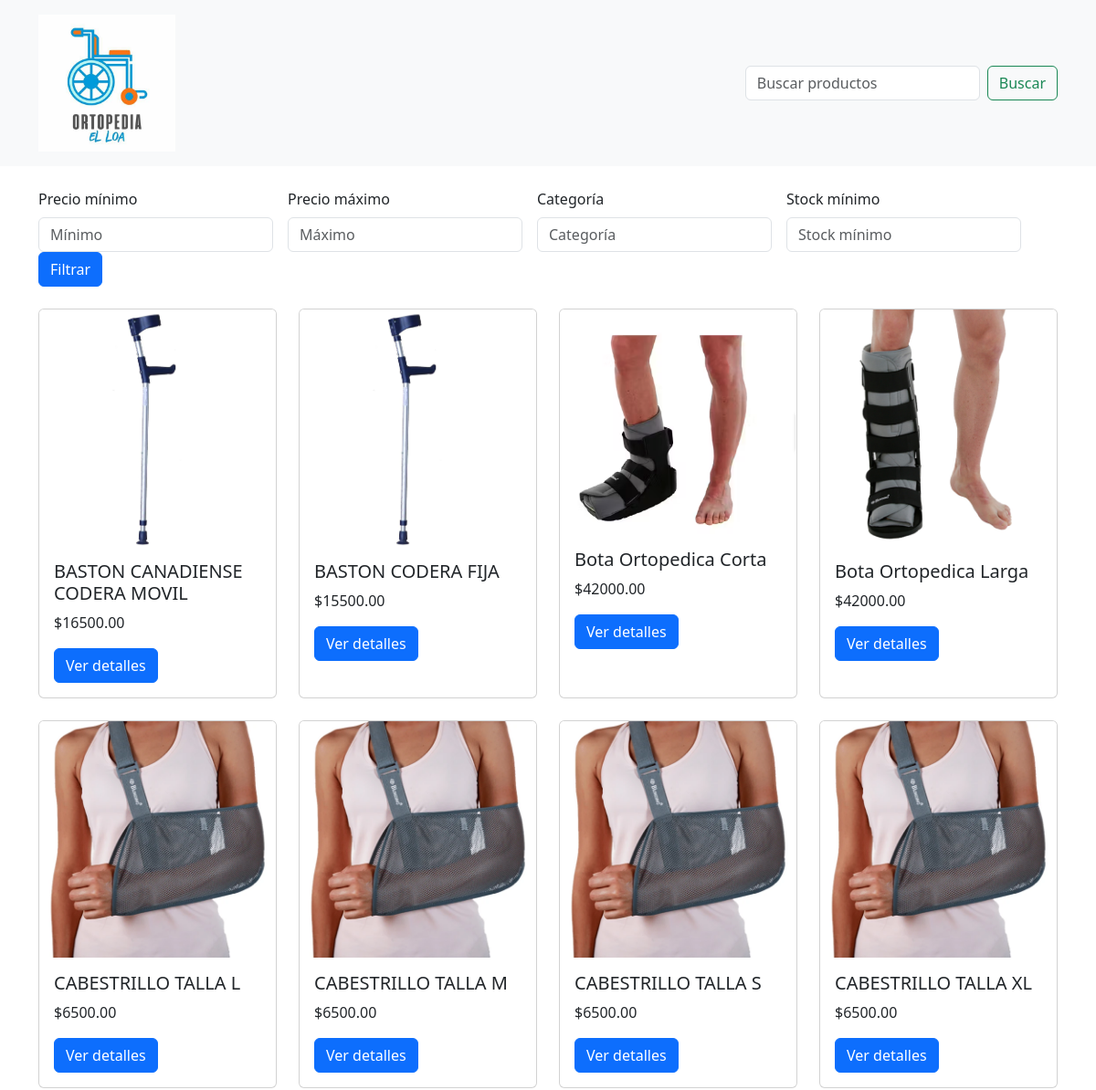
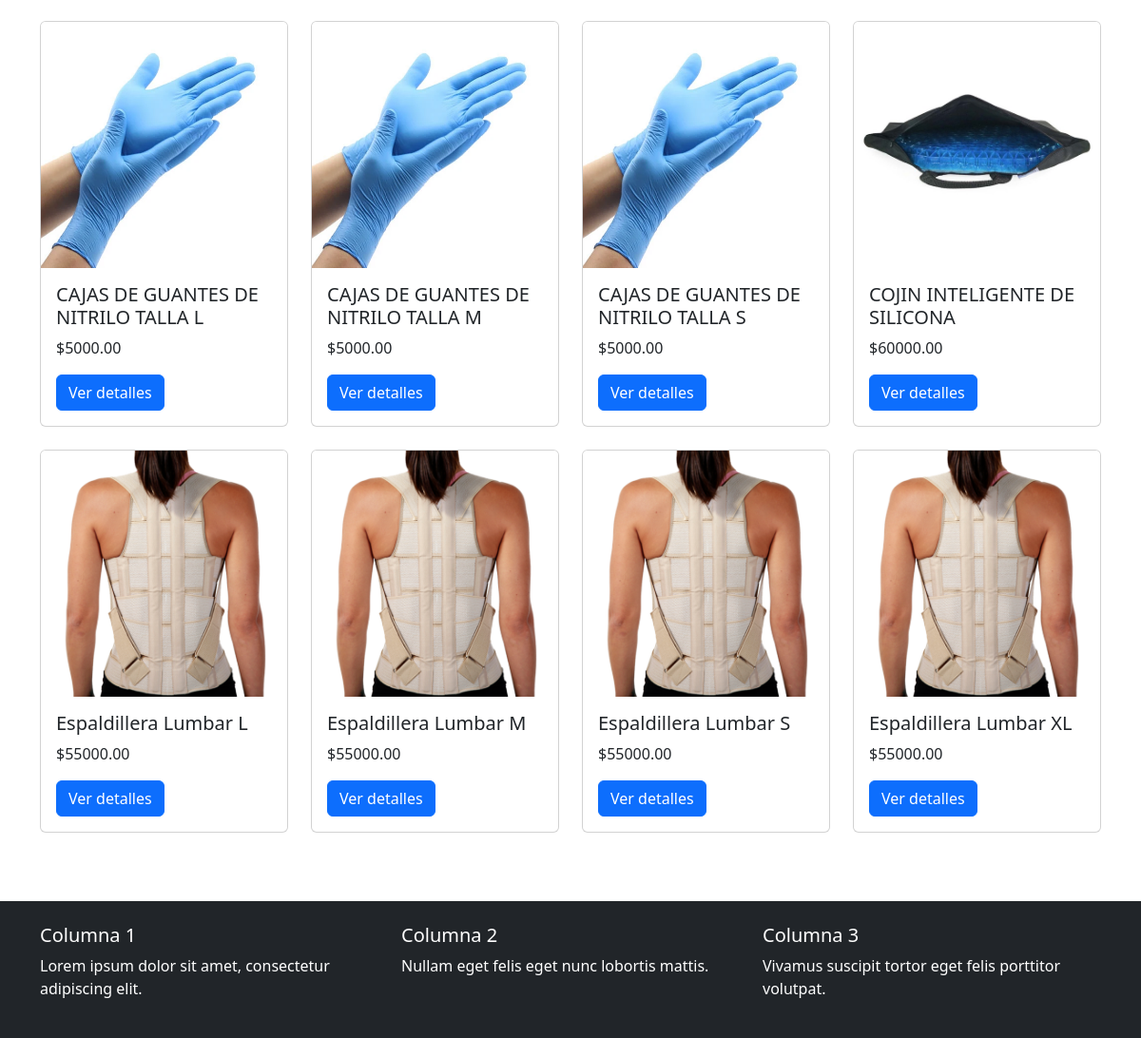
The app's page /productos/producto-lista-jefe/ with its own data (2 pictures, top to bottom).
### productos/models.py (models this page shows, shortened)
class Producto(models.Model):
    nombre = models.CharField(max_length=200)
    descripcion = models.TextField()
    precio = models.DecimalField(max_digits=10, decimal_places=2)
    stock = models.IntegerField()
    categoria = models.ForeignKey(Categoria, on_delete=models.CASCADE)
    imagen = models.ImageField(upload_to='productos/')

### productos/views.py (the view)
# urls.py: path('producto-lista-jefe/', views.ProductoListViewJefe.as_view(), name='ProductoListViewjefe'),
class ProductoListViewJefe(FilterView):
    model = Producto
    template_name = 'productos/producto_lista_jefe.html'
    context_object_name = 'productos'
    filterset_class = ProductoFilter
    paginate_by = 16  # Ya está configurado para mostrar 16 elementos por página
    def get_queryset(self):
        return Producto.objects.all().order_by('nombre')  # Orden explícito

### productos/templates/productos/producto_lista_jefe.html (shortened to what this page needs)
<!DOCTYPE html>
<html lang="en">
<head>
    <link href="https://cdn.jsdelivr.net/npm/bootstrap@5.3.0/dist/css/bootstrap.min.css" rel="stylesheet">
</head>
<body>
    <header class="bg-light py-3 mb-4">
        <div class="container d-flex justify-content-between align-items-center">
            <div>
                {% load static %}
                <img src="{% static 'images/logotipo.webp' %}" alt="Logo" class="img-fluid" style="max-width: 150px;">
            </div>
            <form class="d-flex" method="get" action="{% url 'productos_lista' %}">
                <input class="form-control me-2" type="search" name="q" placeholder="Buscar productos" aria-label="Buscar">
                <button class="btn btn-outline-success" type="submit">Buscar</button>
            </form>
        </div>
    </header>
    <div class="container mb-4">
        <form method="get" class="d-flex align-items-center flex-wrap">
            <div class="me-3">
                <label for="id_precio__gte" class="form-label">Precio mínimo</label>
                <input type="number" id="id_precio__gte" name="precio__gte" class="form-control" placeholder="Mínimo">
            </div>
            <div class="me-3">
                <label for="id_precio__lte" class="form-label">Precio máximo</label>
                <input type="number" id="id_precio__lte" name="precio__lte" class="form-control" placeholder="Máximo">
            </div>
            <div class="me-3">
                <label for="id_categoria" class="form-label">Categoría</label>
                <input type="text" id="id_categoria" name="categoria" class="form-control" placeholder="Categoría">
            </div>
            <div class="me-3">
                <label for="id_stock__gte" class="form-label">Stock mínimo</label>
                <input type="number" id="id_stock__gte" name="stock__gte" class="form-control" placeholder="Stock mínimo">
            </div>
            <button type="submit" class="btn btn-primary">Filtrar</button>
        </form>
        <div class="row mt-4">
            {% for producto in productos %}
            <div class="col-md-3 mb-4">
                <div class="card h-100">
                    <a href="{% url 'producto_gestion' producto.id %}">
                        {% if producto.imagen %}
                        <img src="{{ producto.imagen.url }}" class="card-img-top img-fluid fixed-size" alt="{{ producto.nombre }}">
                        {% else %}
                        <img src="https://via.placeholder.com/300x200" class="card-img-top img-fluid fixed-size" alt="Imagen no disponible">
                        {% endif %}
                    </a>
                    <div class="card-body">
                        <h5 class="card-title">{{ producto.nombre }}</h5>
                        <p class="card-text">${{ producto.precio }}</p>
                        <a href="{% url 'producto_detalle' producto.id %}" class="btn btn-primary">Ver detalles</a>
                    </div>
                </div>
            </div>
            {% empty %}
            <p class="text-center">No hay productos disponibles.</p>
            {% endfor %}
        </div>
    </div>
    <footer class="bg-dark text-white py-4 mt-5">
        <div class="container">
            <div class="row text-center text-md-start">
                <div class="col-md-4">
                    <h5>Columna 1</h5>
                    <p>Lorem ipsum dolor sit amet, consectetur adipiscing elit.</p>
                </div>
                <div class="col-md-4">
                    <h5>Columna 2</h5>
                    <p>Nullam eget felis eget nunc lobortis mattis.</p>
                </div>
                <div class="col-md-4">
                    <h5>Columna 3</h5>
                    <p>Vivamus suscipit tortor eget felis porttitor volutpat.</p>
                </div>
            </div>
        </div>
    </footer>
</body>
</html>

### records on screen
Producto: imagen (picture), nombre "BASTON CANADIENSE CODERA MOVIL", precio "16500.00"
Producto: imagen (picture), nombre "BASTON CODERA FIJA", precio "15500.00"
Producto: imagen (picture), nombre "Bota Ortopedica Corta", precio "42000.00"
Producto: imagen (picture), nombre "Bota Ortopedica Larga", precio "42000.00"
Producto: imagen (picture), nombre "CABESTRILLO TALLA L", precio "6500.00"
Producto: imagen (picture), nombre "CABESTRILLO TALLA M", precio "6500.00"
Producto: imagen (picture), nombre "CABESTRILLO TALLA S", precio "6500.00"
Producto: imagen (picture), nombre "CABESTRILLO TALLA XL", precio "6500.00"
Producto: imagen (picture), nombre "CAJAS DE GUANTES DE NITRILO TALLA L", precio "5000.00"
Producto: imagen (picture), nombre "CAJAS DE GUANTES DE NITRILO TALLA M", precio "5000.00"
Producto: imagen (picture), nombre "CAJAS DE GUANTES DE NITRILO TALLA S", precio "5000.00"
Producto: imagen (picture), nombre "COJIN INTELIGENTE DE SILICONA", precio "60000.00"
Producto: imagen (picture), nombre "Espaldillera Lumbar L", precio "55000.00"
Producto: imagen (picture), nombre "Espaldillera Lumbar M", precio "55000.00"
Producto: imagen (picture), nombre "Espaldillera Lumbar S", precio "55000.00"
Producto: imagen (picture), nombre "Espaldillera Lumbar XL", precio "55000.00"
